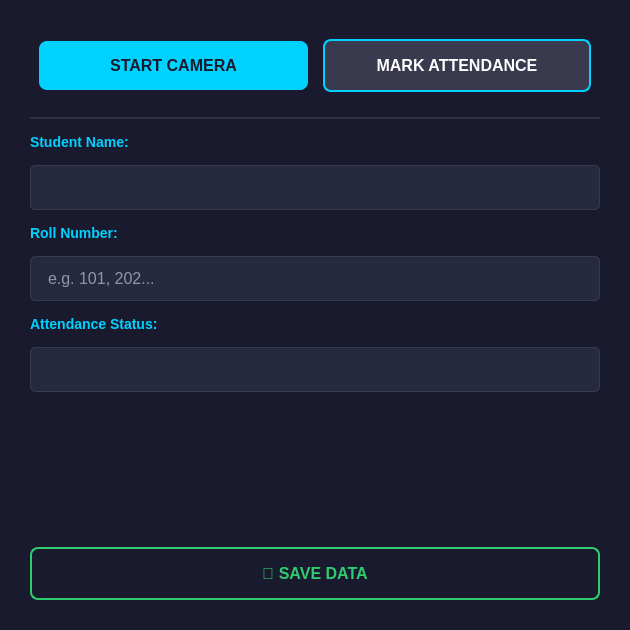
<?xml version="1.0" encoding="UTF-8"?>
<ui version="4.0">
 <class>Dialog1</class>
 <widget class="QDialog" name="Dialog1">
  <property name="geometry">
   <rect>
    <x>0</x>
    <y>0</y>
    <width>630</width>
    <height>630</height>
   </rect>
  </property>
  <property name="windowTitle">
   <string>Attendance Management System</string>
  </property>
  <property name="styleSheet">
   <string notr="true">background-color: #1a1a2e;</string>
  </property>
  <layout class="QVBoxLayout" name="verticalLayout">
   <property name="spacing">
    <number>15</number>
   </property>
   <property name="leftMargin">
    <number>30</number>
   </property>
   <property name="topMargin">
    <number>30</number>
   </property>
   <property name="rightMargin">
    <number>30</number>
   </property>
   <property name="bottomMargin">
    <number>30</number>
   </property>
   
   <item>
    <widget class="QFrame" name="frame">
     <property name="styleSheet">
      <string notr="true">border: none;</string>
     </property>
     <layout class="QHBoxLayout" name="horizontalLayout">
      <property name="spacing">
       <number>15</number>
      </property>
      <item>
       <widget class="QPushButton" name="pushButton_2">
        <property name="styleSheet">
         <string notr="true">QPushButton { background-color: #00d2ff; border: none; border-radius: 8px; padding: 15px; color: #1a1a2e; font-size: 16px; font-family: "Lato"; font-weight: bold; }
QPushButton:hover { background-color: #00b8e6; }
QPushButton:pressed { background-color: #0099cc; }</string>
        </property>
        <property name="text">
         <string>START CAMERA</string>
        </property>
       </widget>
      </item>
      <item>
       <widget class="QPushButton" name="pushButton">
        <property name="styleSheet">
         <string notr="true">QPushButton { background-color: #3a3a4f; border: 2px solid #00d2ff; border-radius: 8px; padding: 15px; color: white; font-size: 16px; font-family: "Lato"; font-weight: bold; }
QPushButton:hover { background-color: #4a4a66; }
QPushButton:pressed { background-color: #2c2c3c; }</string>
        </property>
        <property name="text">
         <string>MARK ATTENDANCE</string>
        </property>
       </widget>
      </item>
     </layout>
    </widget>
   </item>

   <item>
    <widget class="Line" name="line">
     <property name="orientation"><enum>Qt::Horizontal</enum></property>
     <property name="styleSheet"><string notr="true">background-color: #2c2c3c;</string></property>
    </widget>
   </item>

   <item>
    <widget class="QLabel" name="label_2">
     <property name="styleSheet">
      <string notr="true">font-family: "Lato"; font-size: 14px; font-weight: bold; color: #00d2ff; text-transform: uppercase;</string>
     </property>
     <property name="text">
      <string>Student Name:</string>
     </property>
    </widget>
   </item>
   <item>
    <widget class="QLineEdit" name="lineEdit">
     <property name="minimumSize">
      <size><width>0</width><height>45</height></size>
     </property>
     <property name="styleSheet">
      <string notr="true">QLineEdit { background-color: #252a41; border: 1px solid #3a3a4f; border-radius: 5px; padding-left: 15px; color: white; font-size: 16px; }
QLineEdit:focus { border: 1px solid #00d2ff; }</string>
     </property>
    </widget>
   </item>

   <item>
    <widget class="QLabel" name="label_roll">
     <property name="styleSheet">
      <string notr="true">font-family: "Lato"; font-size: 14px; font-weight: bold; color: #00d2ff; text-transform: uppercase;</string>
     </property>
     <property name="text">
      <string>Roll Number:</string>
     </property>
    </widget>
   </item>
   <item>
    <widget class="QLineEdit" name="lineEdit_roll">
     <property name="minimumSize">
      <size><width>0</width><height>45</height></size>
     </property>
     <property name="styleSheet">
      <string notr="true">QLineEdit { background-color: #252a41; border: 1px solid #3a3a4f; border-radius: 5px; padding-left: 15px; color: white; font-size: 16px; }
QLineEdit:focus { border: 1px solid #00d2ff; }</string>
     </property>
     <property name="placeholderText">
      <string>e.g. 101, 202...</string>
     </property>
    </widget>
   </item>

   <item>
    <widget class="QLabel" name="label">
     <property name="styleSheet">
      <string notr="true">font-family: "Lato"; font-size: 14px; font-weight: bold; color: #00d2ff; text-transform: uppercase;</string>
     </property>
     <property name="text">
      <string>Attendance Status:</string>
     </property>
    </widget>
   </item>
   <item>
    <widget class="QLineEdit" name="lineEdit_2">
     <property name="minimumSize">
      <size><width>0</width><height>45</height></size>
     </property>
     <property name="styleSheet">
      <string notr="true">QLineEdit { background-color: #252a41; border: 1px solid #3a3a4f; border-radius: 5px; padding-left: 15px; color: #2ecc71; font-size: 16px; font-weight: bold; }
QLineEdit:focus { border: 1px solid #00d2ff; }</string>
     </property>
    </widget>
   </item>

   <item>
    <spacer name="verticalSpacer">
     <property name="orientation"><enum>Qt::Vertical</enum></property>
     <property name="sizeHint" stdset="0">
      <size><width>20</width><height>20</height></size>
     </property>
    </spacer>
   </item>

   <item>
    <widget class="QPushButton" name="btn_save">
     <property name="styleSheet">
      <string notr="true">QPushButton { 
    background-color: #1a1a2e; 
    border: 2px solid #2ecc71; 
    border-radius: 8px; 
    padding: 15px; 
    color: #2ecc71; 
    font-size: 16px; 
    font-family: "Lato"; 
    font-weight: bold; 
}
QPushButton:hover { background-color: #2ecc71; color: #1a1a2e; }
QPushButton:pressed { background-color: #27ae60; }</string>
     </property>
     <property name="text">
      <string>💾 SAVE DATA</string>
     </property>
    </widget>
   </item>

  </layout>
 </widget>
</ui>
